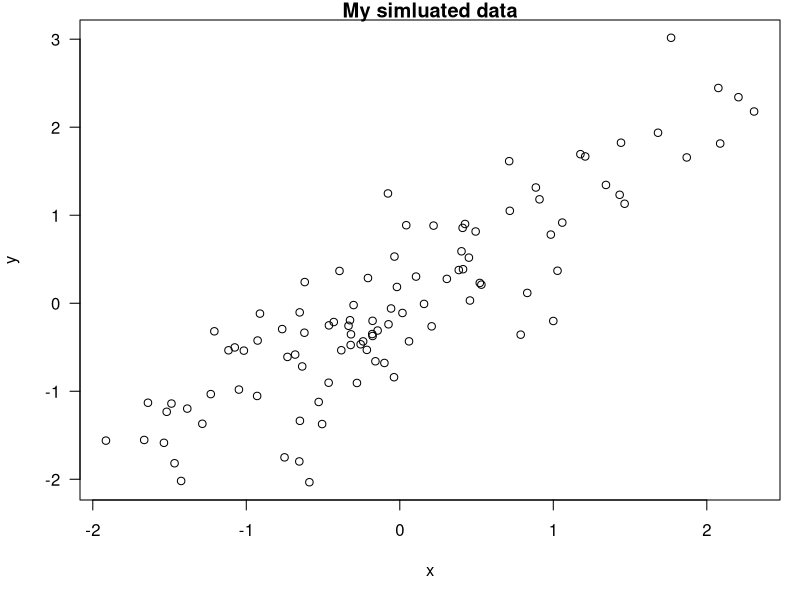

Reproduce this figure in R.
## ---- chunk 1
set.seed(1)
x <- rnorm(100)
mean(x)
## ---- chunk 2
time <- format(Sys.time(), "%a %b %d %X %Y")
rand <- rnorm(1)
## ---- chunk 3
x <- rnorm(100); y <- x +rnorm(100, sd=0.5)
## ---- chunk 4
par(mar=c(5,4,1,1), las = 1)
plot(x,y,main="My simluated data")
## ---- chunk 5
library(datasets)

data(airquality)
fit <- lm(Ozone ~ Wind + Temp + Solar.R, data=airquality)
## ---- chunk 6
library(xtable)
xt <- xtable(summary(fit))
print(xt, type="html")
